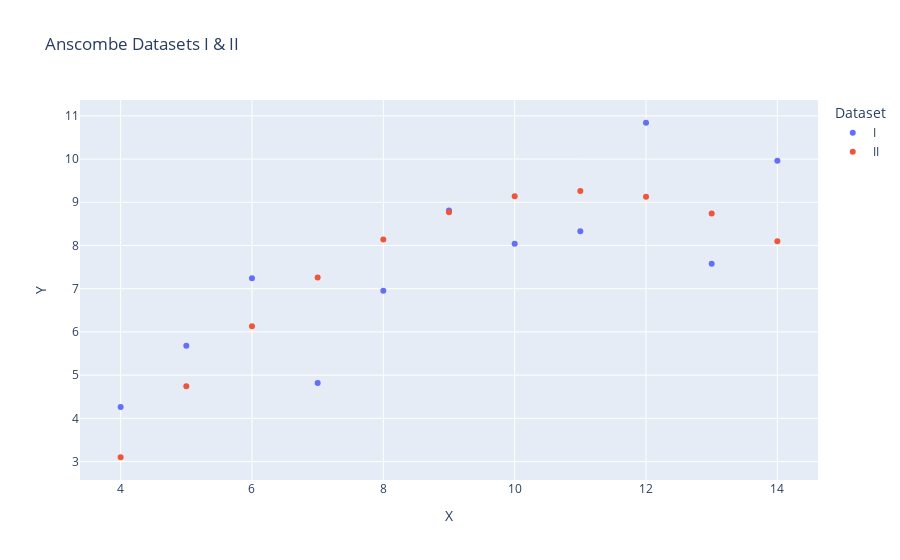

The notebook cell saved with this chart:
### Code cell
import plotly.graph_objects as go

fig = go.Figure()

fig.add_scatter(
    x=anscombe.loc[anscombe["Dataset"] == "I", "x"], 
    y=anscombe.loc[anscombe["Dataset"] == "I", "y"],     
    mode="markers",
    name="I"
)

fig.add_scatter(
    x=anscombe.loc[anscombe["Dataset"] == "II", "x"], 
    y=anscombe.loc[anscombe["Dataset"] == "II", "y"],     
    mode="markers",
    name="II"
)

fig.layout.title = "Anscombe Datasets I & II"
fig.layout.legend.title = 'Dataset'
fig.layout.xaxis.title = "X"
fig.layout.yaxis.title = "Y"

fig.show()

### Figure 1 — Plotly figure (JSON) as saved in the notebook; plotly's stock layout.template omitted (floating-point values rounded to 4 significant figures)
{"data": [{"mode": "markers", "name": "I", "type": "scatter", "x": [10, 8, 13, 9, 11, 14, 6, 4, 12, 7, 5], "y": [8.04, 6.95, 7.58, 8.81, 8.33, 9.96, 7.24, 4.26, 10.84, 4.82, 5.68]}, {"mode": "markers", "name": "II", "type": "scatter", "x": [10, 8, 13, 9, 11, 14, 6, 4, 12, 7, 5], "y": [9.14, 8.14, 8.74, 8.77, 9.26, 8.1, 6.13, 3.1, 9.13, 7.26, 4.74]}], "layout": {"legend": {"title": {"text": "Dataset"}}, "title": {"text": "Anscombe Datasets I & II"}, "xaxis": {"title": {"text": "X"}}, "yaxis": {"title": {"text": "Y"}}}}
